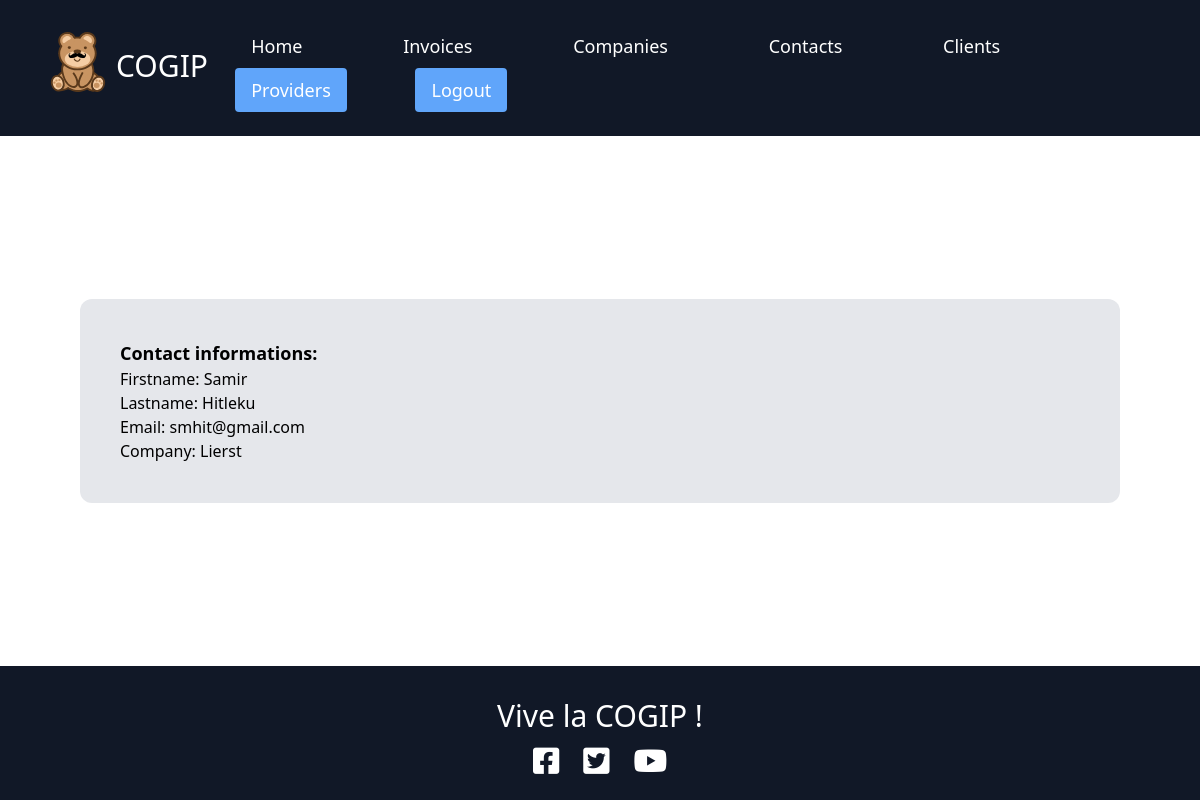
Page /?action=détailsContacts&id=25 (signed in) on the committed database.
### tables this page shows
CREATE TABLE `contacts` (
  `contacts_id` int(11) NOT NULL,
  `contacts_firstname` varchar(255) NOT NULL,
  `contacts_lastname` varchar(255) NOT NULL,
  `contacts_email` varchar(255) NOT NULL,
  `contacts_company_id` int(11) DEFAULT NULL
);

CREATE TABLE `companies` (
  `companies_id` int(11) NOT NULL,
  `companies_name` varchar(255) NOT NULL,
  `companies_country` varchar(255) NOT NULL,
  `companies_vat_number` varchar(255) NOT NULL,
  `companies_type_id` int(11) DEFAULT NULL
);

### controller/control.php (called while the page is built, shortened)
<?php
require ('model/model.php');
function detailContact(){
    $contact_data = new Contacts;
    $contacts = $contact_data->getOneContact();
    require ('views/contactDetail.php');
}

### model/model.php (called while the page is built, shortened)
<?php
class Contacts{
    public function getOneContact(){
        $id = $_GET['id'];
        $db = $this->dbConnect();
        $contacts_data = $db->query('SELECT * FROM contacts INNER JOIN companies ON companies.companies_id=contacts.contacts_company_id WHERE contacts_id = '.$id);
        $contacts = $contacts_data->fetch();
        return $contacts;
    }
      private function dbConnect(){
        $host = 'localhost';
        $db = 'cogip';
        $user = 'root';
        $password = '';
        try
        {
            $db = new PDO('mysql:host='.$host.';
            dbname='.$db.';
            charset=utf8',
            ''.$user.'',
            ''.$password.'',
            array(
            PDO::ATTR_ERRMODE => PDO::ERRMODE_EXCEPTION,
            PDO::ATTR_DEFAULT_FETCH_MODE => PDO::FETCH_OBJ));
            return $db;
        }
        catch(Exception $e)
        {
            die('Erreur : '.$e->getMessage());
        }
    }
}

### views/contactDetail.php (the view, shortened to what this page needs)
<div class="bg-gray-200 flex flex-col mx-20 p-10 rounded-xl">
    <h2 class="text-lg font-bold">Contact informations: </h2>
    <p>Firstname: <?=$contacts->contacts_firstname?></p>
    <p>Lastname:  <?=$contacts->contacts_lastname?></p>
    <p>Email:     <?=$contacts->contacts_email?></p>
    <p>Company:   <?=$contacts->companies_name?></p>
</div>
<?php require('template.php'); ?>

### rows in the picture
contacts: contacts_firstname "Samir", contacts_lastname "Hitleku", contacts_email "smhit@gmail.com", contacts_company.companies_name "Lierst"
